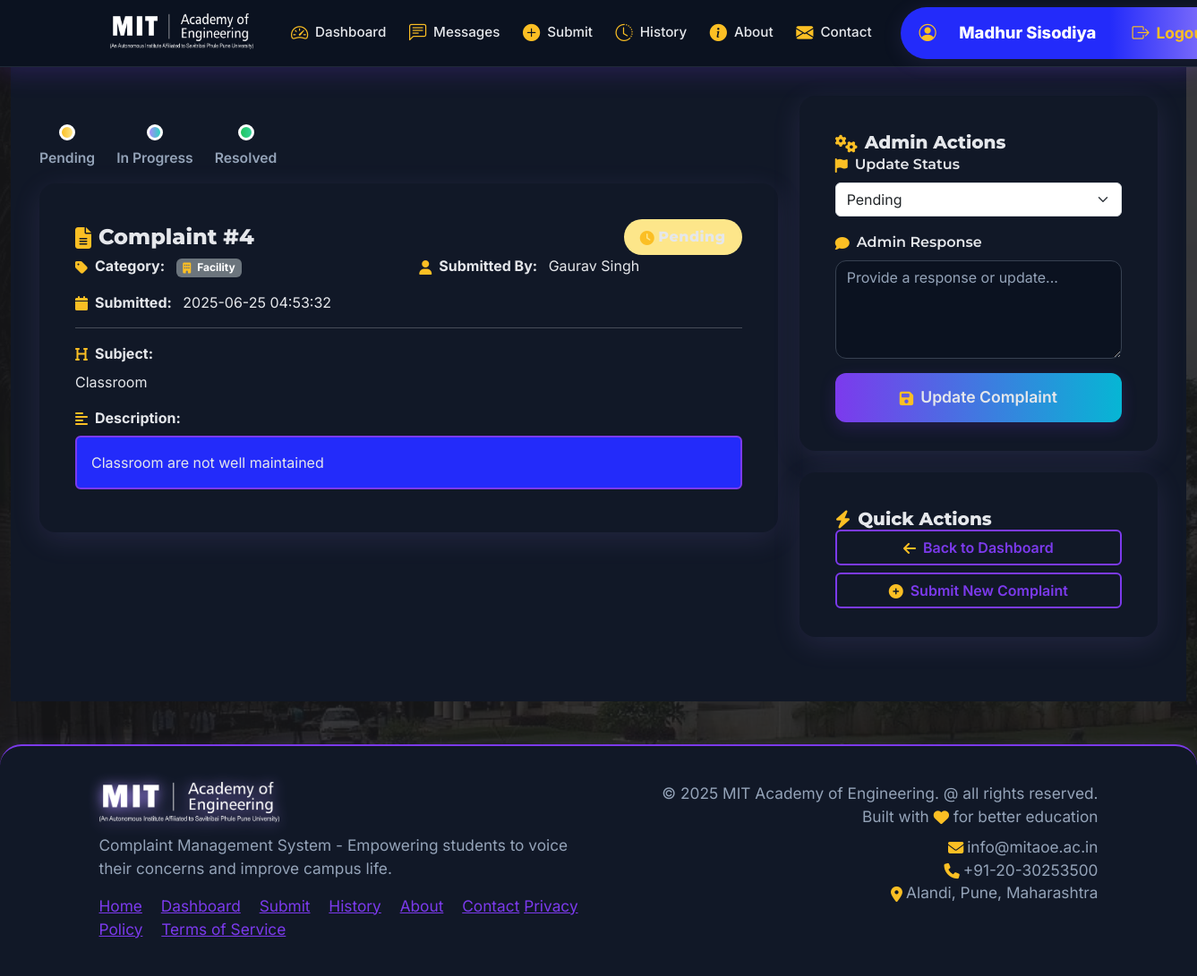
Page /view_complaint/4 (signed in) on the committed database.
### app.py (models this page shows)
class User(db.Model):
    id = db.Column(db.Integer, primary_key=True)
    name = db.Column(db.String(100), nullable=False)
    email = db.Column(db.String(120), unique=True, nullable=False)
    password = db.Column(db.String(200), nullable=False)
    role = db.Column(db.String(20), default='student')  # student or admin
    created_at = db.Column(db.DateTime, default=datetime.utcnow)
    complaints = db.relationship('Complaint', backref='user', lazy=True)

class Complaint(db.Model):
    id = db.Column(db.Integer, primary_key=True)
    user_id = db.Column(db.Integer, db.ForeignKey('user.id'), nullable=False)
    category = db.Column(db.String(50), nullable=False)  # teacher, student, staff, facility
    subject = db.Column(db.String(200), nullable=False)
    description = db.Column(db.Text, nullable=False)
    status = db.Column(db.String(20), default='pending')  # pending, in_progress, resolved
    created_at = db.Column(db.DateTime, default=datetime.utcnow)
    resolved_at = db.Column(db.DateTime, nullable=True)
    admin_response = db.Column(db.Text, nullable=True)

### app.py (the view)
@app.route('/view_complaint/<int:complaint_id>')
def view_complaint(complaint_id):
    if 'user_id' not in session:
        flash('Please login first!', 'error')
        return redirect(url_for('login'))
    user = User.query.get(session['user_id'])
    if not user:
        session.clear()
        flash('Session expired. Please log in again.', 'error')
        return redirect(url_for('login'))
    complaint = Complaint.query.get_or_404(complaint_id)
    if user.role != 'admin' and complaint.user_id != user.id:
        flash('Access denied!', 'error')
        return redirect(url_for('dashboard'))
    return render_template('view_complaint.html', complaint=complaint, user=user)

### app.py (called while the page is built)
@app.before_request
def csrf_protect():
    if request.method == "POST":
        token = session.get('_csrf_token', None)
        form_token = request.form.get('_csrf_token')
        if not token or token != form_token:
            return "CSRF token missing or incorrect!", 400

def generate_csrf_token():
    if '_csrf_token' not in session:
        session['_csrf_token'] = secrets.token_hex(16)
    return Markup(f'<input type="hidden" name="_csrf_token" value="{session["_csrf_token"]}">')

@app.context_processor
def inject_notifications():
    notifications = []
    unread_count = 0
    unresolved_messages_count = 0
    if 'user_id' in session:
        user = User.query.get(session['user_id'])
        if user and user.role == 'student':
            notifications = Notification.query.filter_by(user_id=user.id).order_by(Notification.created_at.desc()).limit(10).all()
            unread_count = Notification.query.filter_by(user_id=user.id, is_read=False).count()
        if user and user.role == 'admin':
            unresolved_messages_count = ContactMessage.query.filter((ContactMessage.status != 'resolved') | (ContactMessage.is_resolved == False)).count()
    return dict(notifications=notifications, unread_count=unread_count, unresolved_messages_count=unresolved_messages_count)

### templates/view_complaint.html (shortened to what this page needs)
{% extends "base.html" %}
{% block content %}
<div class="main-content">
    <div class="row">
        <div class="col-lg-8">
            <div class="timeline">
                <div class="timeline-step">
                    <div class="timeline-dot" style="background: linear-gradient(90deg, #fbbf24, #fde68a);"></div>
                    <div class="timeline-label">Pending</div>
                </div>
                <div class="timeline-step">
                    <div class="timeline-dot {% if complaint.status in ['in_progress', 'resolved'] %}timeline-dot-active{% endif %}" style="background: linear-gradient(90deg, #a78bfa, #2dd4bf);"></div>
                    <div class="timeline-label">In Progress</div>
                </div>
                <div class="timeline-step">
                    <div class="timeline-dot {% if complaint.status == 'resolved' %}timeline-dot-active{% endif %}" style="background: linear-gradient(90deg, #22c55e, #34d399);"></div>
                    <div class="timeline-label">Resolved</div>
                </div>
            </div>
            <div class="modern-card mb-4">
                <div class="card-header bg-transparent border-0">
                    <div class="d-flex justify-content-between align-items-center">
                        <h4 class="mb-0 gradient-heading">
                            <i class="fas fa-file-alt me-2"></i>Complaint #{{ complaint.id }}
                        </h4>
                        <span class="status-badge status-{{ complaint.status.replace('_', '-') }}">
                            {% if complaint.status == 'pending' %}
                                <i class="fas fa-clock me-1"></i>Pending
                            {% elif complaint.status == 'in_progress' %}
                                <i class="fas fa-spinner me-1"></i>In Progress
                            {% else %}
                                <i class="fas fa-check-circle me-1"></i>Resolved
                            {% endif %}
                        </span>
                    </div>
                </div>
                <div class="card-body">
                    <div class="row mb-3">
                        <div class="col-md-6">
                            <strong class="gradient-heading"><i class="fas fa-tag me-2"></i>Category:</strong>
                            <span class="badge bg-secondary ms-2">
                                <i class="fas fa-{{ 'chalkboard-teacher' if complaint.category == 'teacher' else 'user-graduate' if complaint.category == 'student' else 'users-cog' if complaint.category == 'staff' else 'building' }} me-1"></i>
                                {{ complaint.category.title() }}
                            </span>
                        </div>
                        <div class="col-md-6">
                            <strong class="gradient-heading"><i class="fas fa-user me-2"></i>Submitted By:</strong>
                            <span class="ms-2">{{ complaint.user.name }}</span>
                        </div>
                    </div>
                    <div class="row mb-3">
                        <div class="col-md-6">
                            <strong class="gradient-heading"><i class="fas fa-calendar me-2"></i>Submitted:</strong>
                            <span class="ms-2">{{ complaint.created_at.strftime('%Y-%m-%d %H:%M:%S') }}</span>
                        </div>
                    </div>
                    <hr>
                    <div class="mb-3">
                        <strong class="gradient-heading"><i class="fas fa-heading me-2"></i>Subject:</strong>
                        <p class="mt-2">{{ complaint.subject }}</p>
                    </div>
                    <div class="mb-3">
                        <strong class="gradient-heading"><i class="fas fa-align-left me-2"></i>Description:</strong>
                        <div class="mt-2 p-3 description-view-box rounded">
                            {{ complaint.description|replace('\n', '<br>')|safe }}
                        </div>
                    </div>
                </div>
            </div>
        </div>
        <div class="col-lg-4">
            {% if user.role == 'admin' %}
                <div class="modern-card mb-4">
                    <div class="card-header bg-transparent border-0">
                        <h5 class="mb-0 gradient-heading">
                            <i class="fas fa-cogs me-2"></i>Admin Actions
                        </h5>
                    </div>
                    <div class="card-body">
                        <form method="POST" action="{{ url_for('update_complaint', complaint_id=complaint.id) }}">
                            <div class="mb-3">
                                <label for="status" class="form-label gradient-heading">
                                    <i class="fas fa-flag me-2"></i>Update Status
                                </label>
                                <select class="form-select" id="status" name="status" required>
                                    <option value="pending" {{ 'selected' if complaint.status == 'pending' }}>Pending</option>
                                </select>
                            </div>
                            <div class="mb-3">
                                <label for="admin_response" class="form-label gradient-heading">
                                    <i class="fas fa-comment me-2"></i>Admin Response
                                </label>
                                <textarea class="form-control" id="admin_response" name="admin_response" rows="4" placeholder="Provide a response or update...">{{ complaint.admin_response or '' }}</textarea>
                            </div>
                            <div class="d-grid">
                                <button type="submit" class="btn btn-primary">
                                    <i class="fas fa-save me-2"></i>Update Complaint
                                </button>
                            </div>
                        </form>
                    </div>
                </div>
            {% endif %}
            <div class="modern-card">
                <div class="card-header bg-transparent border-0">
                    <h5 class="mb-0 gradient-heading">
                        <i class="fas fa-bolt me-2"></i>Quick Actions
                    </h5>
                </div>
                <div class="card-body">
                    <div class="d-grid gap-2">
                        <a href="{{ url_for('dashboard') }}" class="btn btn-outline-primary">
                            <i class="fas fa-arrow-left me-2"></i>Back to Dashboard
                        </a>
                        <a href="{{ url_for('submit_complaint') }}" class="btn btn-outline-success">
                            <i class="fas fa-plus-circle me-2"></i>Submit New Complaint
                        </a>
                    </div>
                </div>
            </div>
        </div>
    </div>
</div>
{% endblock %}

### templates/base.html (shortened to what this page needs)
<!DOCTYPE html>
<html lang="en">
<head>
    <link href="https://cdn.jsdelivr.net/npm/bootstrap@5.3.0/dist/css/bootstrap.min.css" rel="stylesheet">
    <link rel="stylesheet" href="https://cdnjs.cloudflare.com/ajax/libs/font-awesome/6.4.0/css/all.min.css">
    <link rel="stylesheet" href="https://cdn.jsdelivr.net/npm/bootstrap-icons@1.10.5/font/bootstrap-icons.css">
</head>
<body>
    <nav class="navbar navbar-expand-lg navbar-dark sticky-top">
        <div class="container position-relative">
            <a class="navbar-brand" href="{{ url_for('home') }}">
                <img src="{{ url_for('static', filename='mit_logo.jpg') }}" alt="MIT Academy of Engineering" height="50" style="max-width:180px;">
            </a>
            <div class="collapse navbar-collapse" id="navbarNav">
                <ul class="navbar-nav me-auto">
                    {% if session.user_id %}
                        <li class="nav-item">
                            <a class="nav-link{% if request.endpoint == 'dashboard' %} active{% endif %}" href="{{ url_for('dashboard') }}" title="Dashboard">
                                <i class="bi bi-speedometer2" style="font-size: 1.4rem;"></i><span class="nav-text">Dashboard</span>
                            </a>
                        </li>
                        {% if session.user_role == 'admin' %}
                        <li class="nav-item">
                            <a class="nav-link{% if request.endpoint == 'admin_messages' %} active{% endif %}" href="{{ url_for('admin_messages') }}" title="Messages">
                                <i class="bi bi-chat-left-text" style="font-size: 1.4rem;"></i><span class="nav-text">Messages</span>
                            </a>
                        </li>
                        {% endif %}
                        <li class="nav-item">
                            <a class="nav-link{% if request.endpoint == 'submit_complaint' %} active{% endif %}" href="{{ url_for('submit_complaint') }}" title="Submit Complaint">
                                <i class="bi bi-plus-circle-fill" style="font-size: 1.4rem;"></i><span class="nav-text">Submit</span>
                            </a>
                        </li>
                        <li class="nav-item">
                            <a class="nav-link{% if request.endpoint == 'view_history' %} active{% endif %}" href="{{ url_for('view_history') }}" title="View History">
                                <i class="bi bi-clock-history" style="font-size: 1.4rem;"></i><span class="nav-text">History</span>
                            </a>
                        </li>
                    {% endif %}
                    <li class="nav-item">
                        <a class="nav-link{% if request.endpoint == 'about' %} active{% endif %}" href="{{ url_for('about') }}" title="About">
                            <i class="bi bi-info-circle-fill" style="font-size: 1.4rem;"></i><span class="nav-text">About</span>
                        </a>
                    </li>
                    <li class="nav-item">
                        <a class="nav-link{% if request.endpoint == 'contact' %} active{% endif %}" href="{{ url_for('contact') }}" title="Contact">
                            <i class="bi bi-envelope-fill" style="font-size: 1.4rem;"></i><span class="nav-text">Contact</span>
                        </a>
                    </li>
                </ul>
                <ul class="navbar-nav align-items-center" style="gap:0.8rem;">
                    {% if session.user_id %}
                        <li class="nav-item">
                            <div class="userbar" tabindex="0" aria-label="User menu and logout">
                                <i class="bi bi-person-circle user-icon" style="font-size: 1.8rem;"></i>
                                <span class="user-name">{{ session.user_name }}</span>
                                <a href="{{ url_for('logout') }}" class="logout-link" aria-label="Logout" data-bs-toggle="tooltip" data-bs-placement="bottom" title="Logout">
                                    <i class="bi bi-box-arrow-right" style="font-size: 1.3rem;"></i>
                                    <span>Logout</span>
                                </a>
                            </div>
                        </li>
                    {% endif %}
                </ul>
            </div>
        </div>
    </nav>
    <div class="container-fluid">
        {% block content %}{% endblock %}
    </div>
    <footer class="footer">
        <div class="container">
            <div class="row">
                <div class="col-md-6">
                    <div class="d-flex align-items-center mb-2">
                        <img src="{{ url_for('static', filename='mit_logo.jpg') }}" alt="MIT Academy of Engineering" class="footer-logo me-3">
                    </div>
                    <p class="mb-0">Complaint Management System - Empowering students to voice their concerns and improve campus life.</p>
                    <div class="mt-3">
                        <a href="{{ url_for('home') }}" class="me-3">Home</a>
                        <a href="{{ url_for('dashboard') }}" class="me-3">Dashboard</a>
                        <a href="{{ url_for('submit_complaint') }}" class="me-3">Submit</a>
                        <a href="{{ url_for('view_history') }}" class="me-3">History</a>
                        <a href="{{ url_for('about') }}" class="me-3">About</a>
                        <a href="{{ url_for('contact') }}">Contact</a>
                        <a href="#" class="me-3">Privacy Policy</a>
                        <a href="#" class="me-3">Terms of Service</a>
                    </div>
                </div>
                <div class="col-md-6 text-md-end">
                    <p class="mb-0">&copy; 2025 MIT Academy of Engineering. @ all rights reserved.</p>
                    <p class="mb-0">Built with <i class="fas fa-heart text-danger"></i> for better education</p>
                    <div class="mt-2">
                        <span><i class="fas fa-envelope me-1"></i>info@mitaoe.ac.in</span><br>
                        <span><i class="fas fa-phone me-1"></i>+91-20-30253500</span><br>
                        <span><i class="fas fa-map-marker-alt me-1"></i>Alandi, Pune, Maharashtra</span>
                    </div>
                </div>
            </div>
        </div>
    </footer>
</body>
</html>

### rows in the picture
User: user_name "Madhur Sisodiya"
Complaint: id "4", category "Facility", created_at "2025-06-25 04:53:32", subject "Classroom", description "Classroom are not well maintained"
User: user.name "Gaurav Singh"
